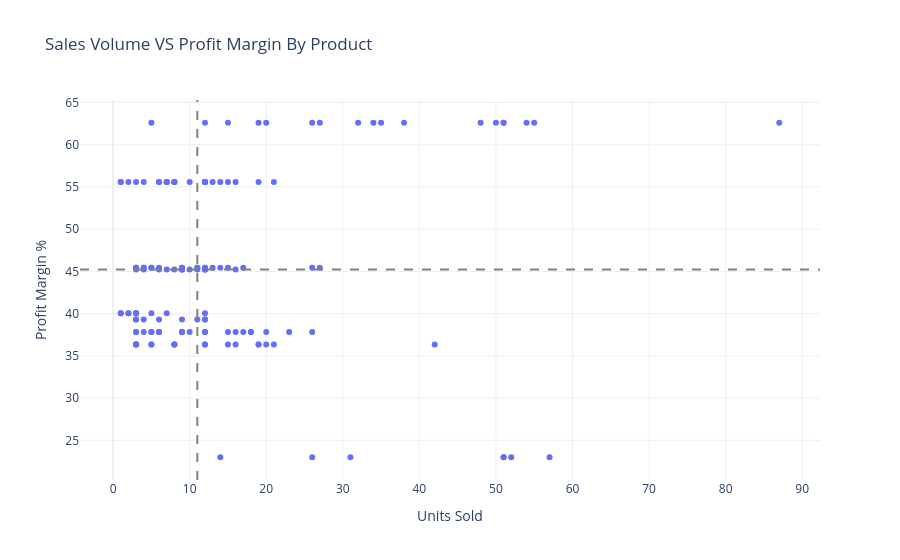

Here is the notebook cell this chart was saved with:
### Markdown cell above
## VISUALIZATION RATIONALE

A scatter plot is used to visualize the relationship (if any) between Sales Volume and profit margin across different products. 4 quadrants are setup across the median from both variables.

A positive relationship would show that products selling more are also more profitable. This would be a positive insight for the business and help the business make informed decision about these products in the future.

A negative relationship would show that products with lower profit margin tend to sell more and would allude to the common strategy with fast moving products.

### Code cell
fig=go.Figure()

fig.add_trace(


  go.Scatter(
    y=df["ProfitMargin"],
    x=df["UnitsSold"],
    mode='markers',
    text=df["ProductName"], # Hover text labels

))

fig.update_layout(
    title='Sales Volume VS Profit Margin By Product',
    template='plotly_white',
    xaxis_title="Units Sold",
    yaxis_title="Profit Margin %"

)


median_salesvolume=df["UnitsSold"].median()
median_margin=df["ProfitMargin"].median()

fig.add_vline(
    x=median_salesvolume,
    line_dash="dash",
    line_color="gray"
)
fig.add_hline(
    y=median_margin,
    line_dash="dash",
    line_color="gray"
)



fig.show()

### Figure 1 — Plotly figure (JSON) as saved in the notebook; plotly's stock layout.template omitted (floating-point values rounded to 4 significant figures; data arrays with more than 128 entries replaced by an {"elided": "..."} marker saying what was removed)
{"data": [{"mode": "markers", "text": {"elided": "142 str values"}, "type": "scatter", "x": {"elided": "142 int values"}, "y": {"elided": "142 float values"}}], "layout": {"shapes": [{"line": {"color": "gray", "dash": "dash"}, "type": "line", "x0": 11, "x1": 11, "xref": "x", "y0": 0, "y1": 1, "yref": "y domain"}, {"line": {"color": "gray", "dash": "dash"}, "type": "line", "x0": 0, "x1": 1, "xref": "x domain", "y0": 45.24, "y1": 45.24, "yref": "y"}], "title": {"text": "Sales Volume VS Profit Margin By Product"}, "xaxis": {"title": {"text": "Units Sold"}}, "yaxis": {"title": {"text": "Profit Margin %"}}}}
